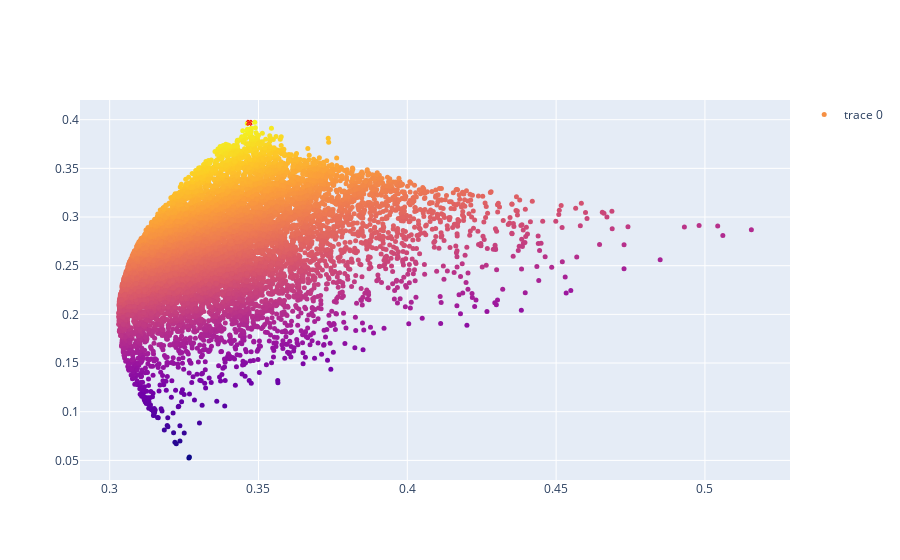

Notebook source saved alongside this figure:
### Code cell
fig = go.Figure()
fig.add_trace(go.Scatter(x=expected_volatility,
                         y=expected_returns,
                         mode="markers",
                         marker=dict(color=sharp_ratio,
                                     size=5)))
fig.add_trace(go.Scatter(x=[expected_volatility[sharp_ratio.argmax()]],
                         y=[expected_returns[sharp_ratio.argmax()]],
                         name="",
                         showlegend=False,
                         mode="markers",
                         hovertemplate=f"Best Sharpe Ratio = {sharp_ratio.max():.3f}<br>" +
                                        "Expected Volatility = %{x}<br>" +
                                        "Expected Returns = %{y}", 
                         marker=dict(size=5,
                                     symbol="x-dot",
                                     line=dict(width=1,
                                               color="red"))))

fig.show()

### Figure 1 — Plotly figure (JSON) as saved in the notebook; plotly's stock layout.template omitted (floating-point values rounded to 4 significant figures; data arrays with more than 128 entries replaced by an {"elided": "..."} marker saying what was removed)
{"data": [{"marker": {"color": {"elided": "10000 float values"}, "size": 5}, "mode": "markers", "type": "scatter", "x": {"elided": "10000 float values"}, "y": {"elided": "10000 float values"}}, {"hovertemplate": "Best Sharpe Ratio = 1.144<br>Expected Volatility = %{x}<br>Expected Returns = %{y}", "marker": {"line": {"color": "red", "width": 1}, "size": 5, "symbol": "x-dot"}, "mode": "markers", "name": "", "showlegend": false, "type": "scatter", "x": [0.3469], "y": [0.3969]}], "layout": {}}
